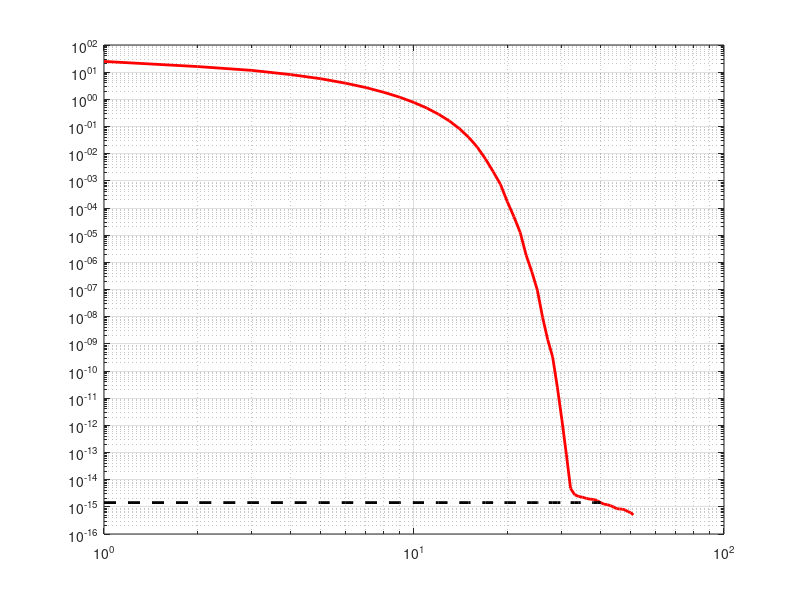

This chart was generated by the following MATLAB code: (Note: this script raises an error after producing the figure.)
%COMPARE_DEIM_EIM runs and compares EIM and DEIM on the 1D function in 
%  Equation (3.36) of the following paper
%
%  Chaturantabut, S., Sorensen, D. C.,
%  NONLINEAR MODEL REDUCTION VIA DISCRETE EMPIRICAL INTERPOLATION, 
%  SIAM Journal on Scientific Computing, 32(5), 2737-2764 (2010).

%   This file is part of redbKIT.
%   Copyright (c) 2015, Ecole Polytechnique Federale de Lausanne (EPFL)
%   Author: Federico Negri <federico.negri at epfl.ch> 

clear all
clc

%% ========================================================================
% Define function and set discretization parameters

nonaffine_function =  @(x, mu) ( (1-x).*cos(3*pi*mu(1).*(x+1)) .*exp(-(1+x)*mu(1)))';

P                  =  1;
mu_min             =  [1];
mu_max             =  [pi];
Ns_DEIM            =  51;
Ns_EIM             =  51;
tol_DEIM           =  40;
Nt                 =  130;

%% ========================================================================
% Space discretization

Nq         = 100;
quad_nodes = linspace(-1,1,Nq);

fprintf('Number of Quad Points in the spatial domain: %d \n', Nq)


%% ========================================================================
% Parameter discretization (for EIM and DEIM)
mu_train_DEIM   =  linspace(mu_min, mu_max, Ns_DEIM)';
mu_train_EIM    =  linspace(mu_min, mu_max, Ns_EIM)';

fprintf('Number of Traininig Points in the parameter domain, EIM: %d \n', Ns_EIM)
fprintf('Number of Traininig Points in the parameter domain, DEIM: %d \n', Ns_DEIM)

%% ========================================================================
% DEIM approximation

fprintf('** Perform DEIM ** \n')

% Compute Snapshots
S = zeros(Nq,Ns_DEIM);
for i = 1 : Ns_DEIM
      S(:,i) = nonaffine_function(quad_nodes, mu_train_DEIM(i,:));
end

% Compress Snapshots by POD
%[UDEIM, SpectrumPOD] = POD_basis_computation(S, [], tol_DEIM);
[UDEIM, SpectrumPOD]   = svd(S, 0);
SpectrumPOD            = diag(SpectrumPOD);
if tol_DEIM < 1
    M_deim             = find(tol_DEIM.^2>=1-cumsum(SpectrumPOD.^2)/sum(SpectrumPOD.^2),1,'first');
else
    M_deim = tol_DEIM;
end
UDEIM                  = UDEIM(:, 1:M_deim);

% Plot spectrum
figure
loglog(SpectrumPOD,'-r','LineWidth',2)
grid on
hold on
cut_line_x = [1 : M_deim];
cut_line_y = SpectrumPOD(M_deim) * ones(1,M_deim);
loglog(cut_line_x, cut_line_y,'--k','LineWidth',2);

% Run DEIM
[IDEIM, PHI_deim] = DiscreteEmpiricalInterpolation(UDEIM, M_deim);
PHI_dI            = PHI_deim(IDEIM,:);

%% ========================================================================
% EIM approximation
fprintf('** Perform EIM ** \n')

Max_M              = M_deim + 1; % same number of basis functions as for DEIM
[IEIM, PHI_eim]    = EmpiricalInterpolation(@(x,y)nonaffine_function(x,y), quad_nodes, mu_train_EIM, 1e-18, Max_M);

M_eim              = length(IEIM);
PHI_eI             = PHI_eim(IEIM,:);

%% ========================================================================
% Compare Error
mu_cube    =  lhsdesign(Nt, P); % generate normalized design
mu_test    =  bsxfun(@plus,mu_min,bsxfun(@times,mu_cube,(mu_max-mu_min)));

fprintf('** Compute and compare the errors on a (parameter) test grid of %d points ** \n', Nt)

error_test_DEIM = zeros(Nt, M_deim, 2);
error_test_EIM  = zeros(Nt, M_eim-1,  2);
estimate_DEIM   = zeros(Nt, M_deim, 2);
estimate_EIM    = zeros(Nt, M_deim, 2);

for i = 1 : Nt
    
    f        = nonaffine_function(quad_nodes, mu_test(i,:));
    n_f2     = norm(f,  2);
    n_fInf   = norm(f,  Inf);
    
    for m1 = 1 : M_deim
        
        f_DEIM  = PHI_deim(:,1:m1)*(PHI_dI(1:m1,1:m1)\f(IDEIM(1:m1)));
        
        error_test_DEIM(i,m1,1) = norm(f - f_DEIM, 2)/n_f2;
        error_test_DEIM(i,m1,2) = norm(f - f_DEIM, Inf)/n_fInf;
        
        norm_PHI_dI_inv         = 1 / min(svd(full(PHI_dI(1:m1,1:m1))));%norm(inv(full(PHI_dI(1:m1,1:m1))));%
        
        estimate_DEIM(i,m1,1)   = SpectrumPOD(m1+1) * norm_PHI_dI_inv / n_f2;
        estimate_DEIM(i,m1,2)   = SpectrumPOD(m1+1) * norm_PHI_dI_inv / n_fInf;
        %estimate_DEIM(i,m1,1)   = norm(f - PHI_deim(:,1:m1)*(PHI_deim(:,1:m1)'*f),2) * norm_PHI_dI_inv / n_f2;
        %estimate_DEIM(i,m1,2)   = norm(f - PHI_deim(:,1:m1)*(PHI_deim(:,1:m1)'*f),2) * norm_PHI_dI_inv / n_fInf;
    end
    
    for m2 = 1 : M_eim - 1
        
        p      = min(m2,Max_M);  
        
        f_EIM  = PHI_eim(:,1:p)*(PHI_eI(1:m2,1:p)\f(IEIM(1:m2)));
        
        error_test_EIM(i,m2,1) = norm(f - f_EIM, 2)/n_f2;
        error_test_EIM(i,m2,2) = norm(f - f_EIM, Inf)/n_fInf;
        estimate_EIM(i,m2,1)   = abs( f(IEIM(m2+1)) - f_EIM(IEIM(m2+1))) / n_f2;
        estimate_EIM(i,m2,2)   = abs( f(IEIM(m2+1)) - f_EIM(IEIM(m2+1))) / n_fInf;
    end
    
end

error_test_average_EIM_2    = mean(error_test_EIM(:,:,1),1);
error_test_average_DEIM_2   = mean(error_test_DEIM(:,:,1),1);
error_test_average_EIM_Inf  = mean(error_test_EIM(:,:,2),1);
error_test_average_DEIM_Inf = mean(error_test_DEIM(:,:,2),1);
estimate_average_EIM_Inf    = mean(estimate_EIM(:,:,2),1);
estimate_average_DEIM_2     = mean(estimate_DEIM(:,:,1),1);

figure
semilogy(1:M_eim-1,error_test_average_EIM_2,'-ob')
grid on
hold on
semilogy(1:M_deim,error_test_average_DEIM_2,'-or')
semilogy(1:M_deim,estimate_average_DEIM_2,'--r')
legend('EIM error','DEIM error','DEIM estimate')
title('Errors in 2 norm')

figure
semilogy(1:M_eim-1,error_test_average_EIM_Inf,'-ob')
grid on
hold on
semilogy(1:M_deim,error_test_average_DEIM_Inf,'-or')
semilogy(1:M_eim-1,estimate_average_EIM_Inf,'--b')
legend('EIM error','DEIM error','EIM estimate')
title('Errors in \infty norm')

%% ========================================================================
% Compare Selected Indices
% figure
% pdemesh(vertices,boundaries,elements)
% hold on
% axis equal
% plot(quad_nodes(IDEIM,1),quad_nodes(IDEIM,2),'or','LineWidth',1, 'MarkerSize', 7, 'MarkerFaceColor','r')
% plot(quad_nodes(IEIM,1),quad_nodes(IEIM,2),'sg','LineWidth',1,'MarkerSize', 7, 'MarkerFaceColor','g')
